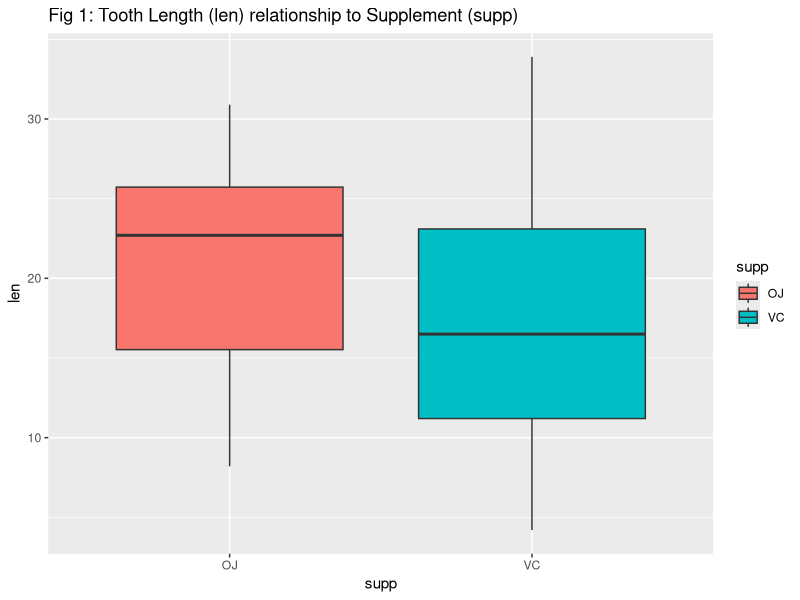
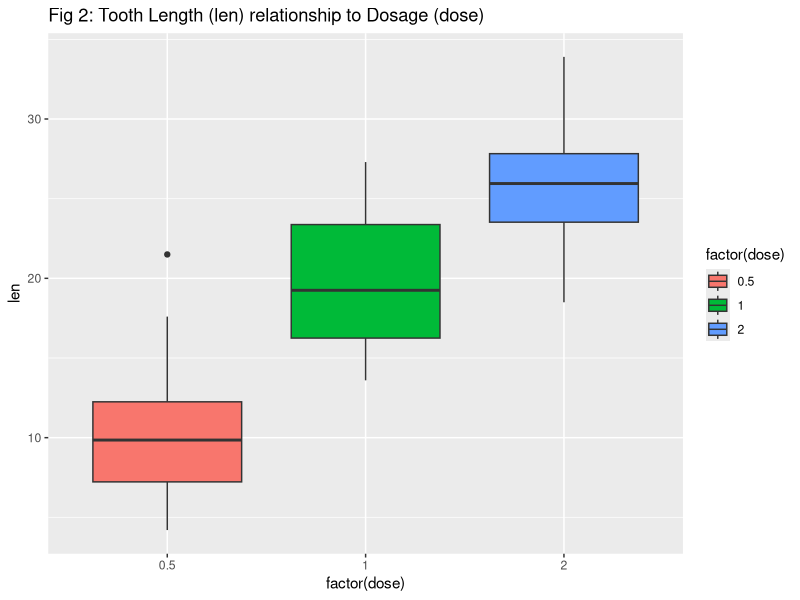
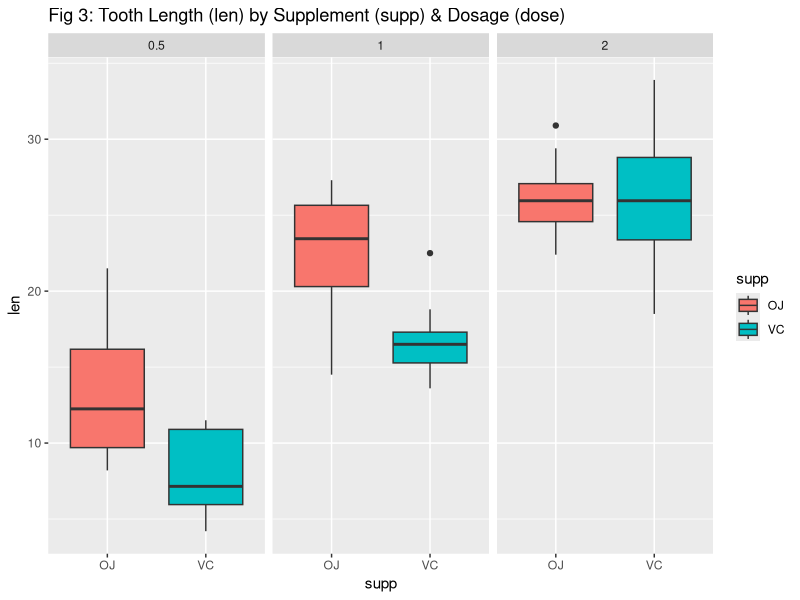

Here is the R script that generated these plots, in order: (Note: this script raises an error after producing the figures.)
## ---- chunk 1
knitr::opts_chunk$set(echo = TRUE, fig.width=7, fig.height=3)
library(ggplot2)
## ---- chunk 2
library(datasets)
data(ToothGrowth)
str(ToothGrowth)
head(ToothGrowth)
tail(ToothGrowth)
summary(ToothGrowth)
## ---- chunk 3
# Analyze the Tooth Length (len) relationship to Supplement(supp) independent of dose
g <- ggplot(aes(x = supp, y = len), data = ToothGrowth) + 
    geom_boxplot(aes(fill = supp))
g <- g + labs(title="Fig 1: Tooth Length (len) relationship to Supplement (supp)")
print(g)
## ---- chunk 4
# Determine if within a Dosage - supplements have different effects on tooth growth
# Analyze the Tooth Length (len) relationship to Dose (does) independent of Supplement
g <- ggplot(aes(x = factor(dose), y = len), data = ToothGrowth) + 
    geom_boxplot(aes(fill = factor(dose)))
g <- g + labs(title="Fig 2: Tooth Length (len) relationship to Dosage (dose)")
print(g)
## ---- chunk 5
g <- ggplot(aes(x = supp, y = len), data = ToothGrowth) +
    geom_boxplot(aes(fill = supp)) + facet_wrap(~ dose)
g <- g + labs(title="Fig 3: Tooth Length (len) by Supplement (supp) & Dosage (dose)")
print(g)
## ---- chunk 6
t.test(len~supp,data=ToothGrowth)
## ---- chunk 7
dose1 <- subset(ToothGrowth, dose %in% c(0.5, 1.0))
dose2 <- subset(ToothGrowth, dose %in% c(0.5, 2.0))
dose3 <- subset(ToothGrowth, dose %in% c(1.0, 2.0))
t.test(len ~ dose, paired = F, var.equal = F, data = dose1)
## ---- chunk 8
t.test(len ~ dose, paired = F, var.equal = F, data = dose2)
## ---- chunk 9
t.test(len ~ dose, paired = F, var.equal = F, data = dose3)
